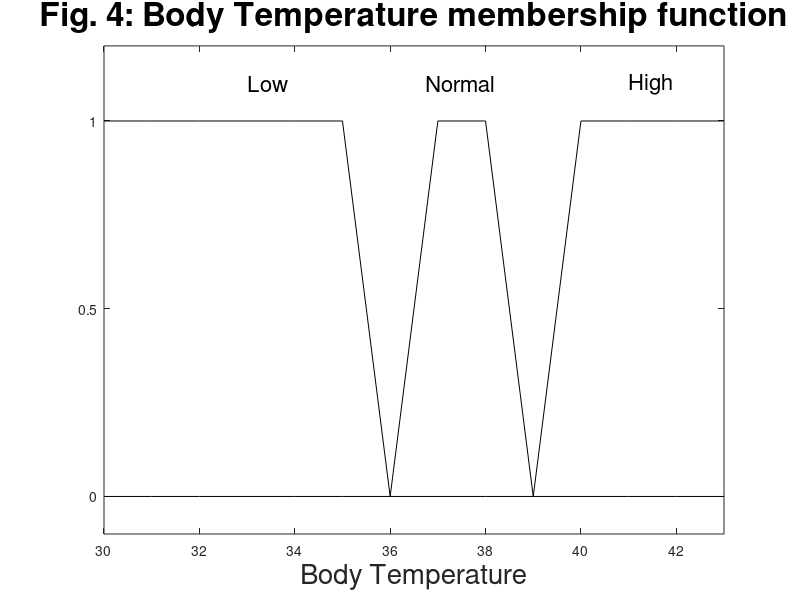

The MATLAB source for this figure:
# Fig 4

x   = [30:43];
y   = [1,1,1,1,1,1,0,1,1,0,1,1,1,1];
y2  = [0,0,0,0,0,0,0,0,0,0,0,0,0,0];

plot( x, y,   "color", [0,0,0], 
      x, y2,  "color", [0,0,0]);

title ( "Fig. 4: Body Temperature membership function", 
        "FontSize", 24 );
xlabel ("Body Temperature", 
        "FontSize", 20 );

ylim([-0.1  1.2]);
xlim([30    43]);
yticks([0,0.5,1]);

text (33,     1.1,  "Low",    "FontSize", 16);
text (36.75,  1.1,  "Normal", "FontSize", 16);
text (41,     1.1,  "High",   "FontSize", 16);
